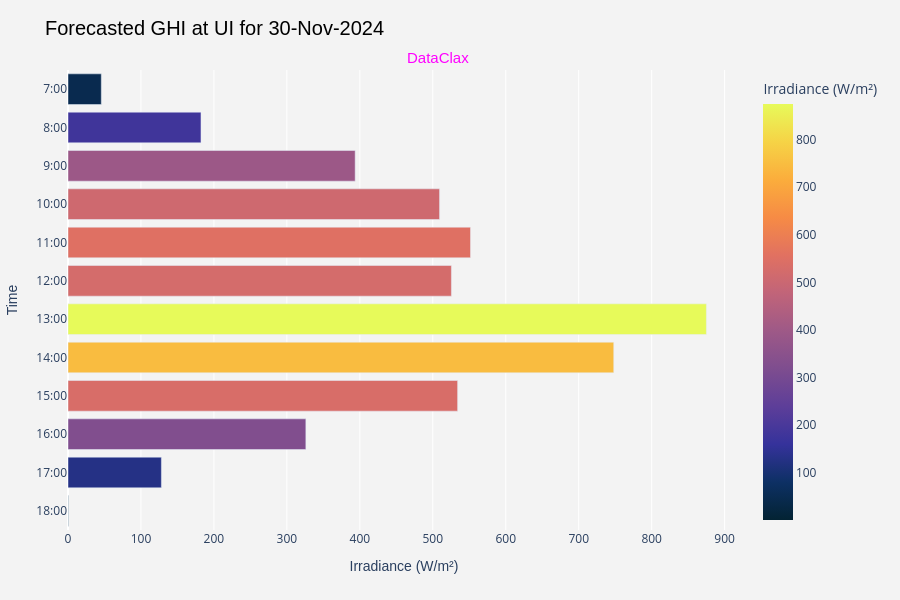

Notebook code cell kept with this figure:
### Markdown cell above
#### Plot RF Dry Season Prediction
Use the plot below only if you have forcasted weather data

### Code cell
import plotly.express as px

final_pred = cld_dry_rf_predictions.query("`Day` == 30")
# Create a new column for time in "Hour:Minute" format
final_pred['Time'] = final_pred['Hour'].astype(str) + ":" + final_pred['Minute'].astype(str).str.zfill(2)

# Plot the GHI as a horizontal bar plot using Plotly
fig = px.bar(final_pred, 
             y='Time', 
             x='GHI', 
             orientation='h',
             title='Forecasted GHI at UI for 30-Nov-2024',
             labels={'GHI': 'Irradiance (W/m²)', 'Time': 'Time'},
             color='GHI',  # Color based on GHI values for a gradient effect
             color_continuous_scale='thermal'  # Using a color scale that is visually appealing
            )

# Update layout to invert the y-axis and enhance aesthetics, as well as adjust the width and height
fig.update_layout(
    yaxis=dict(autorange="reversed"),  # Invert the y-axis
    title_font=dict(size=20, family='Arial', color='black'),
    xaxis_title_font=dict(size=14, family='Arial'),
    yaxis_title_font=dict(size=14, family='Arial'),
    plot_bgcolor='rgb(243, 243, 243)',  # Set background to ggplot style (light gray)
    paper_bgcolor='rgb(243, 243, 243)',  # Set paper background to match ggplot style
    showlegend=False,  # Remove legend if not needed
    width=900,  # Set a smaller width
    height=600,  # Set a larger height for better visualization
    margin=dict(l=50, r=50, t=70, b=70),  # Adjust margins for a better layout
    annotations=[
        dict(
            x=0.55,  # Place signature towards the bottom-right
            y=1.05,
            xref="paper",
            yref="paper",
            text="DataClax",
            showarrow=False,
            font=dict(size=15, color="magenta", family="Arial"),
            align="right"
        )
    ]
)

# Show the plot
fig.show()

### Figure 1 — Plotly figure (JSON) as saved in the notebook; plotly's stock layout.template omitted (floating-point values rounded to 4 significant figures)
{"data": [{"alignmentgroup": "True", "hovertemplate": "Irradiance (W/m²)=%{marker.color}<br>Time=%{y}<extra></extra>", "legendgroup": "", "marker": {"color": [45.63, 182.3, 393.6, 509.3, 551.7, 525.5, 875.0, 748.0, 534, 326.0, 128.0, 0.46], "coloraxis": "coloraxis", "pattern": {"shape": ""}}, "name": "", "offsetgroup": "", "orientation": "h", "showlegend": false, "textposition": "auto", "type": "bar", "x": [45.63, 182.3, 393.6, 509.3, 551.7, 525.5, 875.0, 748.0, 534, 326.0, 128.0, 0.46], "xaxis": "x", "y": ["7:00", "8:00", "9:00", "10:00", "11:00", "12:00", "13:00", "14:00", "15:00", "16:00", "17:00", "18:00"], "yaxis": "y"}], "layout": {"annotations": [{"align": "right", "font": {"color": "magenta", "family": "Arial", "size": 15}, "showarrow": false, "text": "DataClax", "x": 0.55, "xref": "paper", "y": 1.05, "yref": "paper"}], "barmode": "relative", "coloraxis": {"colorbar": {"title": {"text": "Irradiance (W/m²)"}}, "colorscale": [[0, "rgb(3, 35, 51)"], [0.09091, "rgb(13, 48, 100)"], [0.1818, "rgb(53, 50, 155)"], [0.2727, "rgb(93, 62, 153)"], [0.3636, "rgb(126, 77, 143)"], [0.4545, "rgb(158, 89, 135)"], [0.5455, "rgb(193, 100, 121)"], [0.6364, "rgb(225, 113, 97)"], [0.7273, "rgb(246, 139, 69)"], [0.8182, "rgb(251, 173, 60)"], [0.9091, "rgb(246, 211, 70)"], [1, "rgb(231, 250, 90)"]]}, "height": 600, "legend": {"tracegroupgap": 0}, "margin": {"b": 70, "l": 50, "r": 50, "t": 70}, "paper_bgcolor": "rgb(243, 243, 243)", "plot_bgcolor": "rgb(243, 243, 243)", "showlegend": false, "title": {"font": {"color": "black", "family": "Arial", "size": 20}, "text": "Forecasted GHI at UI for 30-Nov-2024"}, "width": 900, "xaxis": {"anchor": "y", "autorange": true, "domain": [0, 1], "range": [0, 921.1], "title": {"font": {"family": "Arial", "size": 14}, "text": "Irradiance (W/m²)"}, "type": "linear"}, "yaxis": {"anchor": "x", "autorange": true, "domain": [0, 1], "range": [11.5, -0.5], "title": {"font": {"family": "Arial", "size": 14}, "text": "Time"}, "type": "category"}}}
